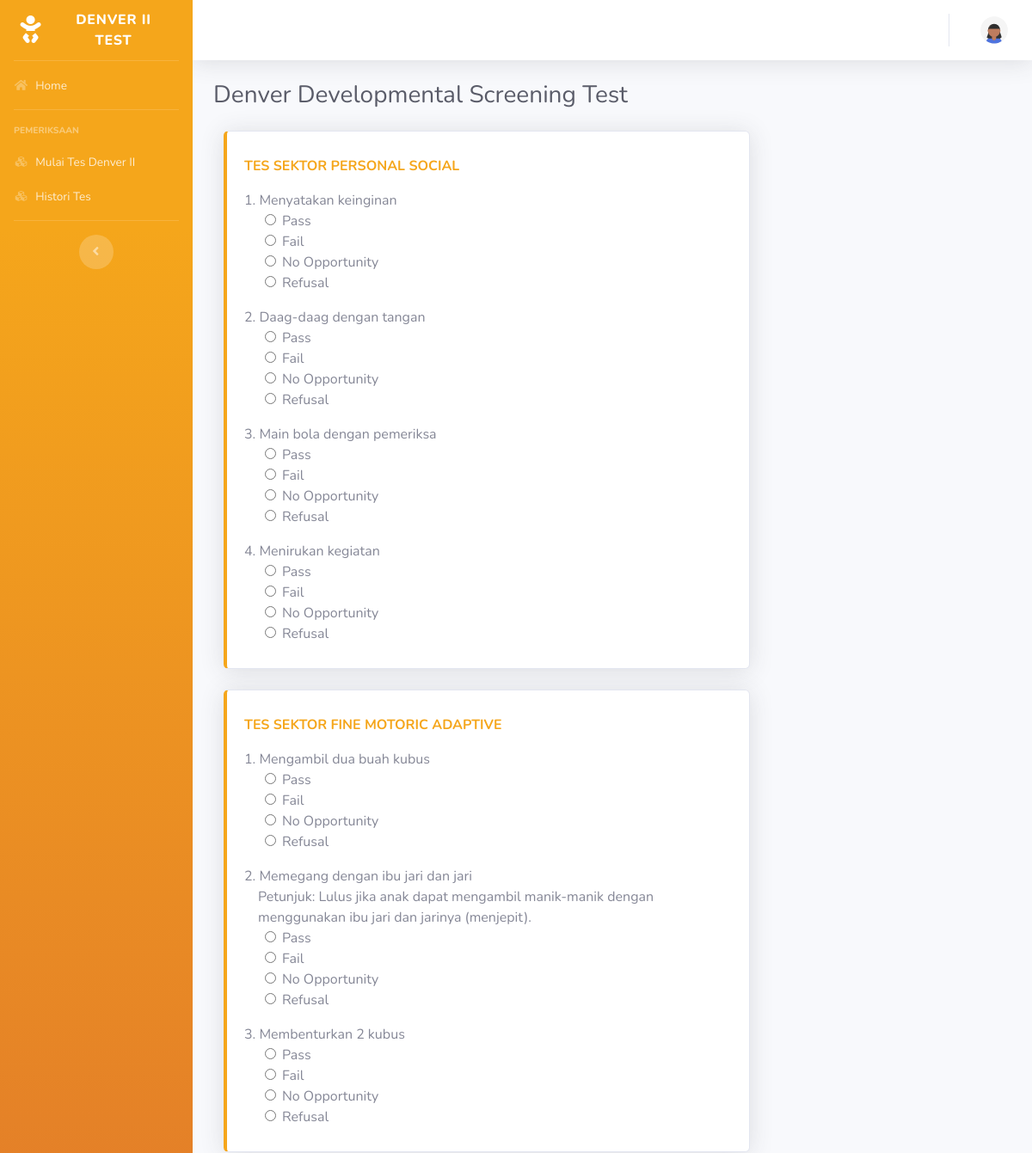
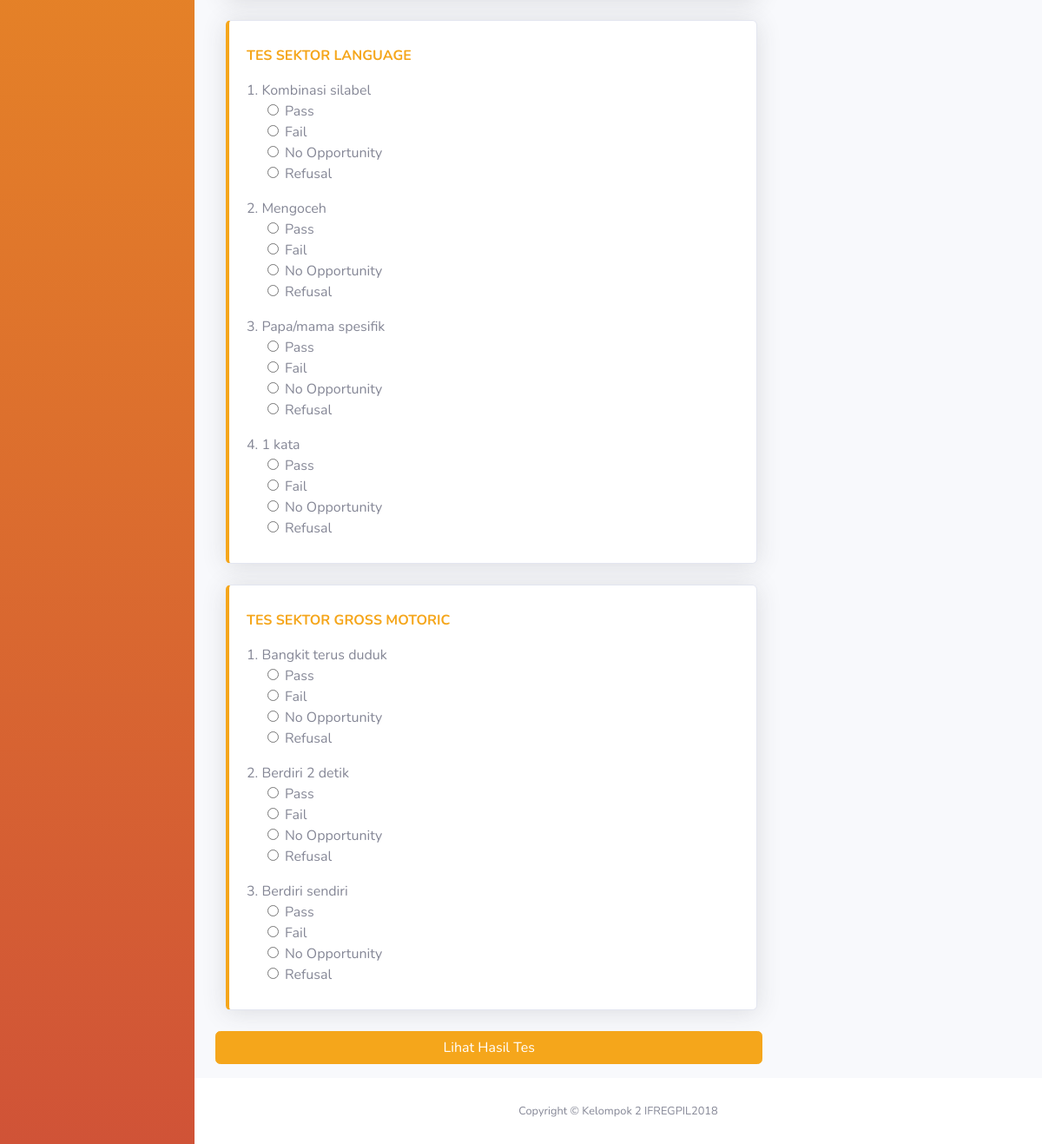
The page /index.php/pemeriksaan/tes_ddst on the database its author committed (2 pictures, top to bottom).
### tables this page shows
CREATE TABLE `sektor` (
  `id` int(11) NOT NULL,
  `sektor` varchar(256) NOT NULL
);

### application/controllers/Pemeriksaan.php (called while the page is built, shortened)
<?php
class Pemeriksaan extends CI_Controller
{
    public function __construct()
    {
        $this->load->model('Pemeriksaan_model');
    }
    public function tes_ddst ()
    {
        $data['title'] = 'Denver Developmental Screening Test';
        $data['user'] = $this->db->get_where('user', ['username' => $this->session->userdata('username')])->row_array();
        $data['anak'] = $this->Pemeriksaan_model->getDataAnak();
        $data['listsektor'] = $this->Pemeriksaan_model->getListSektor();
        $data['listsoal'] = $this->Pemeriksaan_model->getSoal($data['anak']['umur']);
        if (!isset($_POST["submit-test"])) {
            $this->load->view('templates/header', $data);
            $this->load->view('templates/sidebar');
            $this->load->view('templates/topbar', $data);
            $this->load->view('pemeriksaan/tes_ddst', $data);
            $this->load->view('templates/footer');
        }
    }
}

### index.php (called while the page is built, shortened)
<?php
require_once BASEPATH.'core/CodeIgniter.php';

### application/models/Pemeriksaan_model.php (called while the page is built, shortened)
<?php if (!defined('BASEPATH')) exit('No direct script access allowed');
class Pemeriksaan_model extends CI_Model
{
    public function getDataAnak()
    {
        $this->db->select_max('id');
        $max_data = $this->db->get('data_anak')->row_array();
        return $this->db->get_where('data_anak', ['id' => $max_data['id']])->row_array();
    }
    public function getListSektor()
    {
        return $this->db->get('sektor')->result_array();
    }
    public function getSoal($umur)
    {
        return $this->db->get_where('soal_full_main', ['umur' => $umur])->result_array();
    }
}

### application/views/pemeriksaan/tes_ddst.php (the view)
    <div class="container-fluid">
        <h1 class="h3 mb-4 text-gray-800"><?= $title; ?></h1>
        <div class="row">
            <div class="col-lg-11">
                <form action="<?= base_url('pemeriksaan/tes_ddst'); ?>" method="post">
                    <?php foreach($listsektor as $ls) : ?>
                    <div class="col-xl-9 col-md-6 mb-4">
                        <div class="card border-left-primary shadow h-100 py-2">
                            <div class="card-body">
                                <div class="text-m font-weight-bold text-primary text-uppercase mb-1">Tes Sektor <?= $ls['sektor']; ?></div>
                                <?php $i = 1;
                                foreach($listsoal as $s) :
                                if($s['id_sektor'] == $ls['id']) :?>
                                <div class="mt-3 mb-0"><?= $i.'. '.$s['desc_soal']; ?></div>
                                <?php if($s['petunjuk'] != 'None') : ?>
                                <div class="mb-0 ml-3">Petunjuk: <?= $s['petunjuk']; ?></div>
                                <?php endif; ?>
                                <div class="ml-4">
                                    <div class="form-check">
                                        <input class="form-check-input" type="radio" name="skor<?= $s['id']; ?>" id="P" value="P">
                                        <label class="form-check-label" for="P">Pass</label>
                                    </div>
                                    <div class="form-check">
                                        <input class="form-check-input" type="radio" name="skor<?= $s['id']; ?>" id="F" value="F">
                                        <label class="form-check-label" for="F">Fail</label>
                                    </div>
                                    <div class="form-check">
                                        <input class="form-check-input" type="radio" name="skor<?= $s['id']; ?>" id="NO" value="NO">
                                        <label class="form-check-label" for="NO">No Opportunity</label>
                                    </div>
                                    <div class="form-check">
                                        <input class="form-check-input" type="radio" name="skor<?= $s['id']; ?>" id="R" value="R">
                                        <label class="form-check-label" for="R">Refusal</label>
                                    </div>
                                </div>
                                <?php $i++;
                                endif;
                                endforeach; ?>
                            </div>
                        </div>
                    </div>
                    <?php endforeach; ?>
                    <div class="form-group row justify-content">
                        <div class="col-sm-9">
                            <button type="submit" class="btn btn-primary btn-block" name="submit-test">Lihat Hasil Tes</button>
                        </div>
                    </div>
                </form>
            </div>
        </div>
    </div>
</div>

### application/views/templates/header.php (shortened to what this page needs)
<!DOCTYPE html>
<html lang="en">
<head>
    <link href="<?= base_url('assets/'); ?>vendor/fontawesome-free/css/all.min.css" rel="stylesheet" type="text/css">
    <link href="<?= base_url('assets/'); ?>css/sb-admin-2.min.css" rel="stylesheet">
    <link href="<?= base_url('assets/'); ?>vendor/datatables/dataTables.bootstrap4.min.css" rel="stylesheet">
</head>
<body id="page-top">
    <div id="wrapper">

### application/views/templates/sidebar.php
<ul class="navbar-nav bg-gradient-primary sidebar sidebar-dark accordion" id="accordionSidebar">
    <a class="sidebar-brand d-flex align-items-center justify-content-center">
        <div class="sidebar-brand-icon">
            <i class="fas fa-fw fa-baby"></i>
        </div>
        <div class="sidebar-brand-text mx-3">Denver II Test</div>
    </a>
    <hr class="sidebar-divider mb-0">
    <li class="nav-item">
        <a class="nav-link" href="<?= base_url('home') ?>">
            <i class="fas fa-fw fa-home"></i>
            <span>Home</span>
        </a>
    </li>
    <hr class="sidebar-divider">
    <div class="sidebar-heading">
        Pemeriksaan
    </div>
    <li class="nav-item">
        <a class="nav-link pb-0" href="<?= base_url('pemeriksaan'); ?>">
            <i class="fas fa-fw fa-cubes"></i>
            <span>Mulai Tes Denver II</span>
        </a>
        <a class="nav-link" href="<?= base_url('pemeriksaan/histori'); ?>">
            <i class="fas fa-fw fa-cubes"></i>
            <span>Histori Tes</span>
        </a>
    </li>
    <hr class="sidebar-divider d-none d-md-block">
    <div class="text-center d-none d-md-inline">
        <button class="rounded-circle border-0" id="sidebarToggle"></button>
    </div>
</ul>

### application/views/templates/topbar.php (shortened to what this page needs)
       <div id="content-wrapper" class="d-flex flex-column">
<div id="content">
    <nav class="navbar navbar-expand navbar-light bg-white topbar mb-4 static-top shadow">
        <ul class="navbar-nav ml-auto">
            <li class="nav-item dropdown no-arrow">
                <a class="nav-link dropdown-toggle" href="#" id="userDropdown" role="button"
                    data-toggle="dropdown" aria-haspopup="true" aria-expanded="false">
                    <img class="img-profile rounded-circle"
                        src="<?= base_url('assets/'); ?>img/undraw_profile_1.svg">
                </a>
            </li>
        </ul>
    </nav>

### application/views/templates/footer.php (shortened to what this page needs)
            <footer class="sticky-footer bg-white">
                <div class="container my-auto">
                    <div class="copyright text-center my-auto">
                        <span>Copyright &copy; Kelompok 2 IFREGPIL2018</span>
                    </div>
                </div>
            </footer>
        </div>
    </div>
</body>
</html>

### rows shown on the page
sektor: sektor "PERSONAL SOCIAL", desc_soal "Menyatakan keinginan", desc_soal "Daag-daag dengan tangan", desc_soal "Main bola dengan pemeriksa", desc_soal "Menirukan kegiatan"
sektor: sektor "FINE MOTORIC ADAPTIVE", desc_soal "Mengambil dua buah kubus", desc_soal "Memegang dengan ibu jari dan jari", petunjuk "Lulus jika anak dapat mengambil manik-manik dengan menggunakan ibu jari dan jarinya (menjepit).", desc_soal "Membenturkan 2 kubus"
sektor: sektor "LANGUAGE", desc_soal "Kombinasi silabel", desc_soal "Mengoceh", desc_soal "Papa/mama spesifik", desc_soal "1 kata"
sektor: sektor "GROSS MOTORIC", desc_soal "Bangkit terus duduk", desc_soal "Berdiri 2 detik", desc_soal "Berdiri sendiri"

### other values the page prints
$title "Denver Developmental Screening Test"
